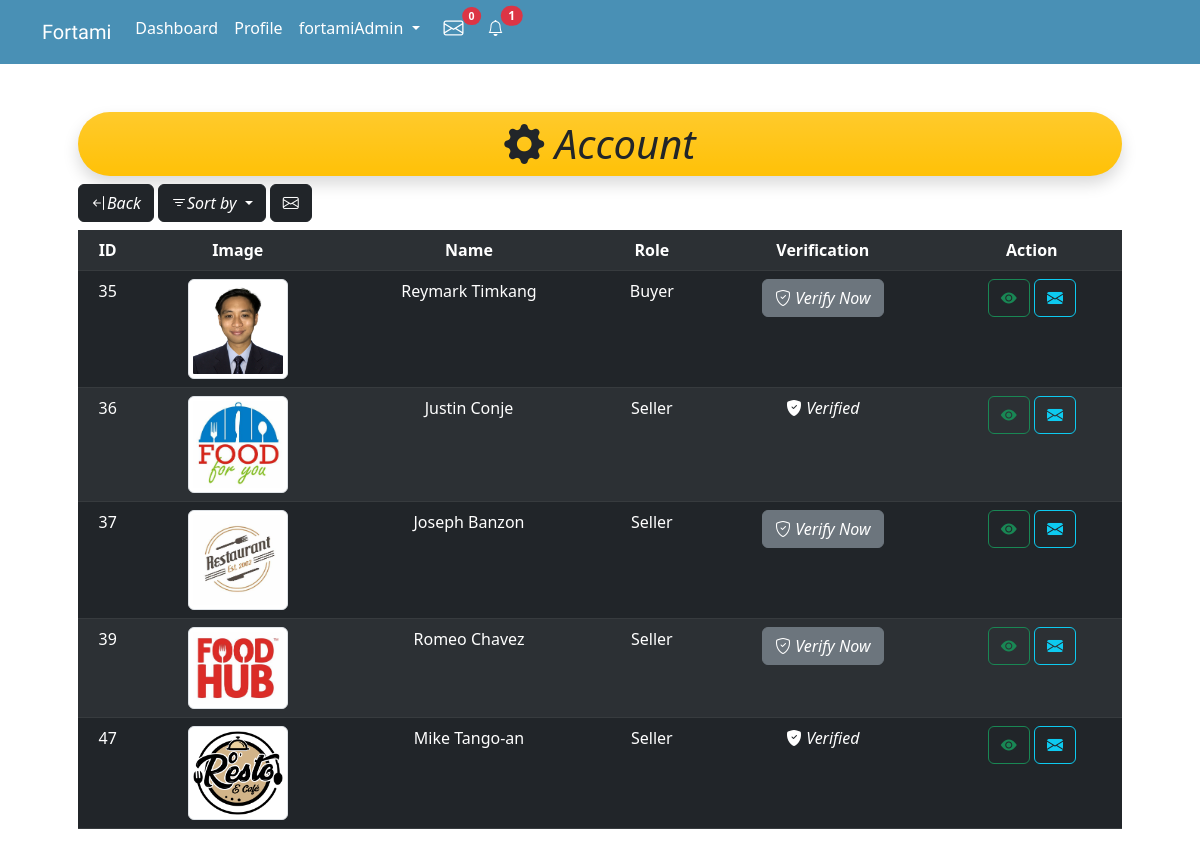
/user.php (signed in), run on the app's committed database.
### tables this page shows
CREATE TABLE `user` (
  `user_id` int(20) NOT NULL,
  `user_type` varchar(6) NOT NULL,
  `profile_pic` varchar(50) NOT NULL,
  `user_fName` varchar(50) NOT NULL,
  `user_lName` varchar(50) NOT NULL,
  `user_email` varchar(50) NOT NULL,
  `user_userName` varchar(50) NOT NULL,
  `user_password` varchar(255) NOT NULL,
  `tagline` varchar(100) DEFAULT NULL,
  `permit` varchar(200) DEFAULT NULL,
  `verification` varchar(20) NOT NULL,
  `wallet` int(20) NOT NULL
);

### backend.php (called while the page is built, shortened)
<?php
    class Database{
      public $host = 'localhost';
      public $user = 'root';
      public $pass = '';
      public $db = 'fortami';
      public $conn;
      function __construct(){
        $this->conn = new mysqli($this->host,$this->user,$this->pass,$this->db);
      }
      function getConnection(){
        return $this->conn;
      }
    }
    class Admin extends Account{
      public $con;
      function __construct(){
        $db = new Database;
        $this->con = $db->getConnection();
      }
      function listUser($sort){
        $query = "SELECT * FROM user WHERE user_type != 'Admin' ORDER BY $sort";
        $result = $this->con->query($query);
          if ($result) {
            return $result;
          }
      }
    }
?>

### user.php (the view, shortened to what this page needs)
<?php
    include 'backend.php';
    include 'admin-header.php';
    $admin = new Admin;
    if (isset($_GET['sort'])) {
        $sort = $_GET['sort'];
        if ($sort == 'id') {
            $result = $admin->listUser("user_id");
        }
        elseif ($sort == 'role') {
            $result = $admin->listUser("user_type");
        }
        elseif ($sort == 'buyer') {
            $result = $admin->listBuyer();
        }
        elseif ($sort == 'seller') {
            $result = $admin->listSeller();
        }
     }
     else {
        $result = $admin->listUser("user_id");
     }
?>
<!DOCTYPE html>
<html lang="en">
<head>
</head>
<body>
    <div class="container p-5">
        <h1 class="text-center bg-warning bg-gradient p-2 rounded-5 shadow"><i class="bi bi-gear-fill"> Account</i></h1>
            <div class="dropdown">
                <a href="admin.php" class="btn btn-dark"><i class="bi bi-arrow-bar-left">Back</i></a>
                <a class="btn btn-dark dropdown-toggle" href="#" role="button" data-bs-toggle="dropdown" aria-expanded="false">
                    <i class="bi bi-filter">Sort by</i>
                </a>
                <a href="" class="btn btn-dark"><i class="bi bi-envelope"></i></a>
            </div>
        <table class="table table-dark table-striped my-2 text-center">
            <tr>
                <th>ID</th>
                <th>Image</th>
                <th>Name</th>
                <th>Role</th>
                <th>Verification</th>
                <th>Action</th>
            </tr>
            <?php
                if (!is_null($result)) {
                    foreach ($result as $row) {
            ?>
            <tr>
                <td><?=$row['user_id']?></td>
                <td><img src="./src/uploads/profile/<?=$row['profile_pic']?>" alt="profile" class="img-thumbnail" style="max-width:100px"></td>
                <td><?=$row['user_fName'].' '.$row['user_lName']?></td>
                <td><?=$row['user_type']?></td>
                <td><?php
                        if ($row['verification'] == '') {
                            ?>
                                <form action="" method="post">
                                    <button type="submit" name="verify" class="btn btn-secondary"><i class="bi bi-shield-check"> Verify Now</i></button>
                                </form>
                            <?php
                        }else{
                            echo "<i class='bi bi-shield-fill-check'> ".$row['verification']."</i>";
                        }
                    ?>
                </td>
                <td>
                    <form action="user-edit.php">
                        <button type="submit" name="editbtn" class="btn btn-outline-success" value="true"><i class="bi bi-eye-fill"></i></button>
                        <a href="chat-create.php?receiver=<?=$row['user_id']?>&name=<?=$row['user_fName'].' '.$row['user_lName']?>&pic=<?=$row['profile_pic']?>" class="btn btn-outline-info" value="true"><i class="bi bi-envelope-fill"></i></a>
                    </form>
                </td>
            </tr>
            <?php
                    }
                }
            ?>
        </table>
    </div>
</body>
</html>

### data on the page
user: user_id "35", profile_pic (picture), user_fName "Reymark", user_lName "Timkang", user_type "Buyer"
user: user_id "36", profile_pic (picture), user_fName "Justin", user_lName "Conje", user_type "Seller", verification "Verified"
user: user_id "37", profile_pic (picture), user_fName "Joseph", user_lName "Banzon", user_type "Seller"
user: user_id "39", profile_pic (picture), user_fName "Romeo", user_lName "Chavez", user_type "Seller"
user: user_id "47", profile_pic (picture), user_fName "Mike", user_lName "Tango-an", user_type "Seller", verification "Verified"

### other printed values
$_SESSION['user'] "fortamiAdmin"
$msg['msg'] "0"
$notifs['count'] "1"
